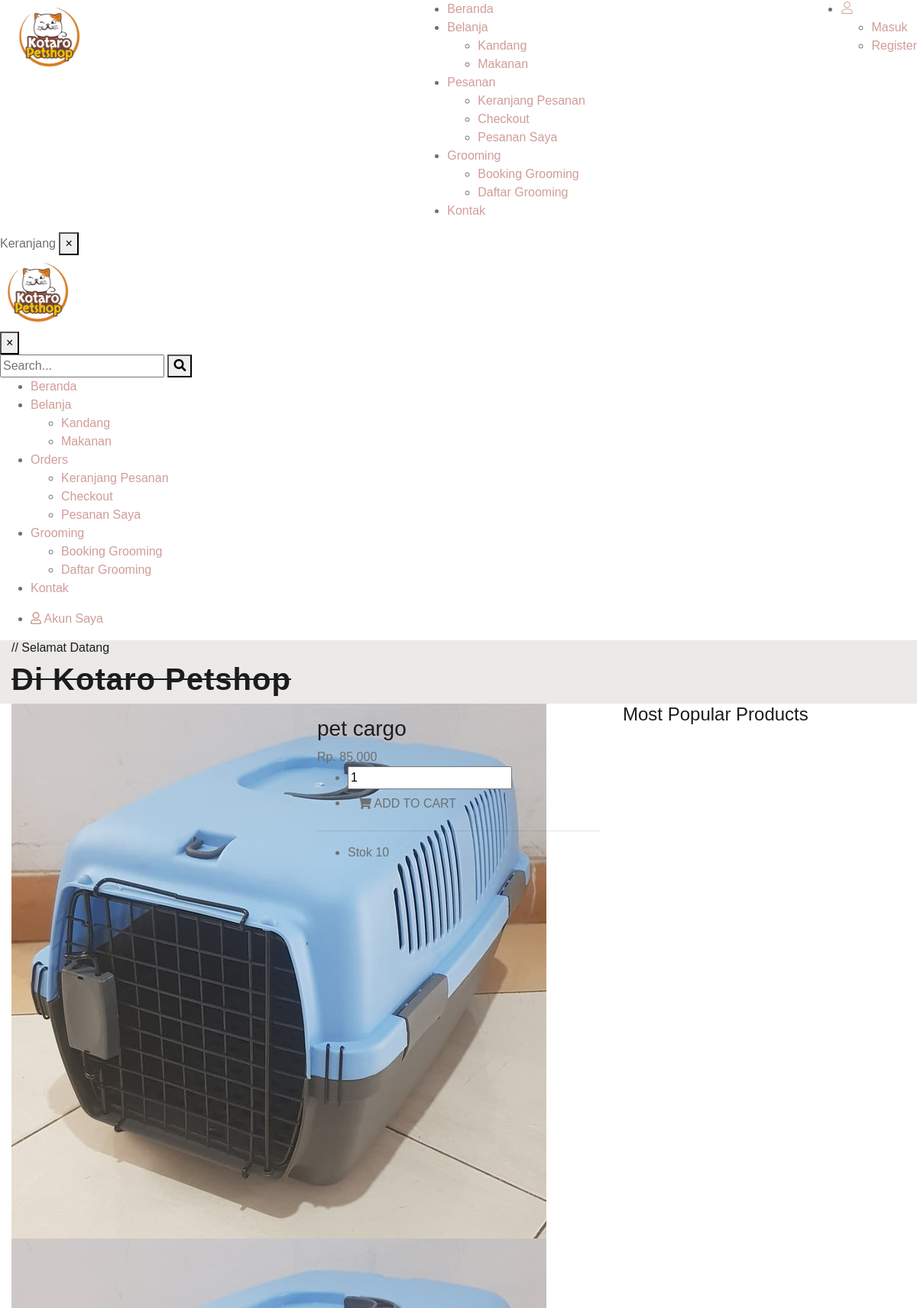
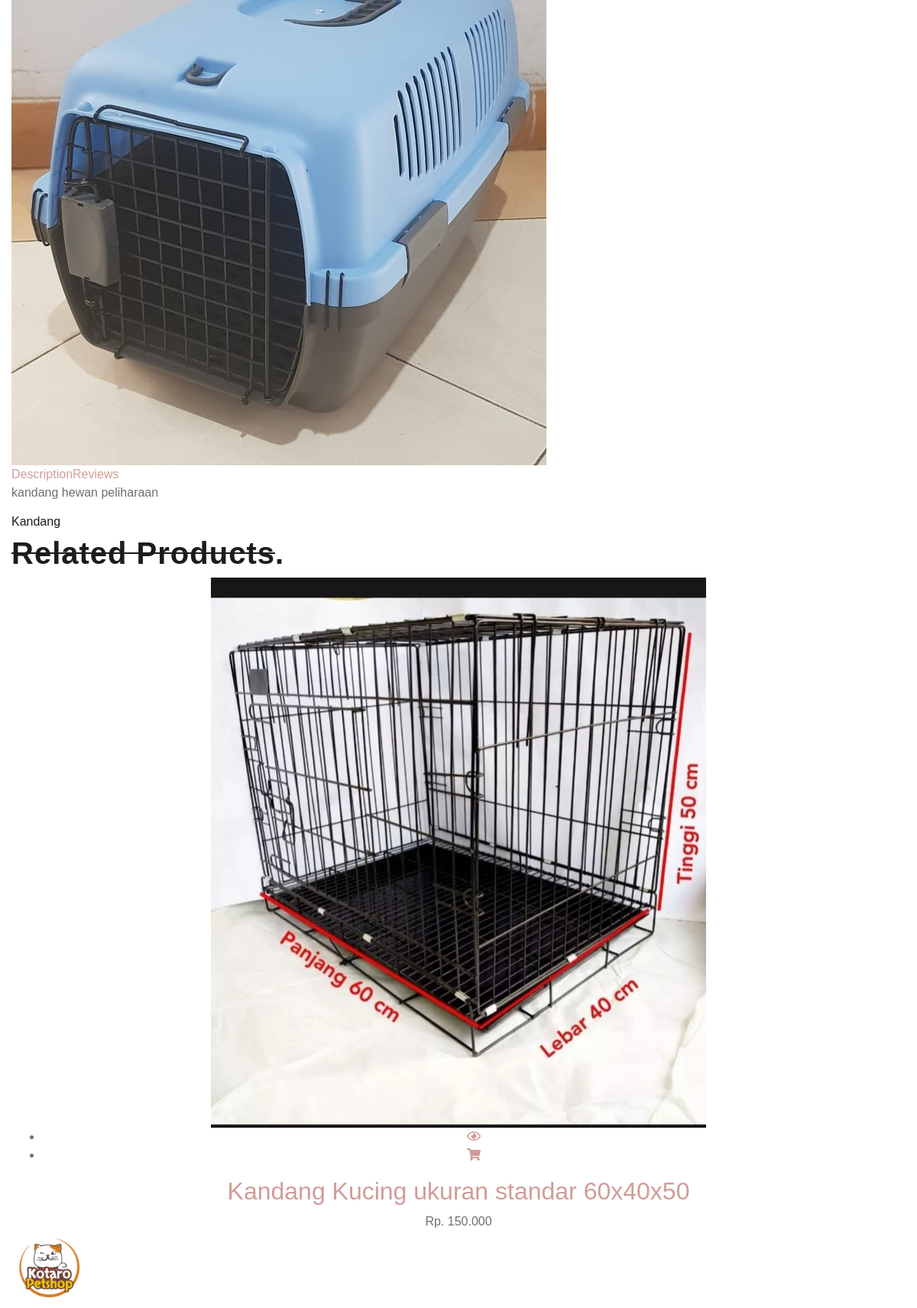
Screenshot of /detail/16 (upper part) with the database file from the repository (2 pictures, top to bottom).
### tables this page shows
CREATE TABLE `kategori` (
  `id` int(11) NOT NULL,
  `kategori` varchar(100) NOT NULL,
  `createdAt` timestamp NOT NULL DEFAULT current_timestamp(),
  `updatedAt` timestamp NULL DEFAULT NULL ON UPDATE current_timestamp()
);

CREATE TABLE `gambar` (
  `id` int(11) NOT NULL,
  `idBarang` int(11) NOT NULL,
  `gambar` text NOT NULL,
  `createdAt` timestamp NOT NULL DEFAULT current_timestamp(),
  `updatedAt` timestamp NULL DEFAULT NULL ON UPDATE current_timestamp()
);

CREATE TABLE `barang` (
  `id` int(11) NOT NULL,
  `kategori_id` int(11) NOT NULL,
  `nama_barang` varchar(100) NOT NULL,
  `deskripsi` text DEFAULT NULL,
  `harga` int(11) NOT NULL,
  `stok` int(7) NOT NULL DEFAULT 0,
  `createdAt` timestamp NOT NULL DEFAULT current_timestamp(),
  `updatedAt` timestamp NULL DEFAULT NULL ON UPDATE current_timestamp()
);

### application/views/frontend/detail.php (the view, shortened to what the rows shown need)
<div class="ltn__shop-details-area pb-85">
	<div class="container">
		<div class="row">
			<div class="col-lg-8 col-md-12">
				<div class="ltn__shop-details-inner mb-60">
					<div class="row">
						<div class="col-md-6">
							<div class="ltn__shop-details-img-gallery">
								<div class="ltn__shop-details-large-img">
									<?php foreach ($gambar as $i => $g) : ?>
										<div class="single-large-img">
											<a href="<?= base_url('upload/gambar/' . $g->gambar); ?>" data-rel="lightcase:myCollection">
												<img src="<?= base_url('upload/gambar/' . $g->gambar); ?>" alt="<?= $product->nama_barang; ?>">
											</a>
										</div>
									<?php endforeach; ?>
								</div>
								<div class="ltn__shop-details-small-img slick-arrow-2">
									<?php foreach ($gambar as $i => $g) : ?>
										<div class="single-small-img">
											<img src="<?= base_url('upload/gambar/' . $g->gambar); ?>" alt="<?= $product->nama_barang; ?>">
										</div>
									<?php endforeach; ?>
								</div>
							</div>
						</div>
						<div class="col-md-6">
							<div class="modal-product-info shop-details-info pl-0">
								<h3><?= $product->nama_barang; ?></h3>
								<div class="product-price">
									<span><?= 'Rp. ' . number_format($product->harga, 0, ',', '.'); ?></span>
								</div>
								<div class="ltn__product-details-menu-2">
									<ul>
									</ul>
								</div>
								<hr>
								<div class="ltn__social-media">
									<ul>
										<li>Stok <?= $product->stok; ?></li>
									</ul>
								</div>
							</div>
						</div>
					</div>
				</div>
				<div class="ltn__shop-details-tab-inner ltn__shop-details-tab-inner-2">
					<div class="tab-content">
						<div class="tab-pane fade active show" id="liton_tab_details_1_1">
							<div class="ltn__shop-details-tab-content-inner">
								<p><?= $product->deskripsi; ?></p>
							</div>
						</div>
					</div>
				</div>
			</div>
		</div>
	</div>
</div>
<div class="ltn__product-slider-area ltn__product-gutter pb-70">
	<div class="container">
		<div class="row">
			<div class="col-lg-12">
				<div class="section-title-area ltn__section-title-2">
					<h6 class="section-subtitle ltn__secondary-color"><?= $kategori_sekarang->kategori; ?></h6>
					<h1 class="section-title">Related Products<span>.</span></h1>
				</div>
			</div>
		</div>
		<div class="row ltn__related-product-slider-one-active slick-arrow-1">
			<?php foreach ($products as $prod) : ?>
				<div class="col-lg-12">
					<div class="ltn__product-item ltn__product-item-3 text-center">
						<div class="product-img">
							<a href="<?= base_url('detail/' . $prod->id); ?>"><img src="<?= base_url('upload/gambar/' . gambar($prod->id)); ?>" alt="<?= $prod->nama_barang; ?>"></a>
							<div class="product-hover-action">
								<ul>
									<li>
										<a href="#" title="Quick View" data-toggle="modal" data-target="<?= '#quick_view_modal_' . $prod->id; ?>">
											<i class="far fa-eye"></i>
										</a>
									</li>
									<?php if ($prod->stok > 0) : ?>
										<li>
											<a href="#" title="Add to Cart" data-toggle="modal" data-target="#add_to_cart_modal">
												<i class="fas fa-shopping-cart"></i>
											</a>
										</li>
									<?php endif; ?>
								</ul>
							</div>
						</div>
						<div class="product-info">
							<h2 class="product-title"><a href="<?= base_url('detail/' . $prod->id); ?>"><?= $prod->nama_barang; ?></a></h2>
							<div class="product-price">
								<span><?= 'Rp. ' . number_format($prod->harga, 0, ',', '.'); ?></span>
							</div>
						</div>
					</div>
				</div>
			<?php endforeach; ?>
		</div>
	</div>
</div>

### application/views/frontend/index.php (shortened to what the rows shown need)
<!doctype html>
<html lang="en">
<head>
    <link rel="stylesheet" href="<?= base_url(); ?>assets/user/css/font-icons.css">
    <link rel="stylesheet" href="<?= base_url(); ?>assets/user/css/plugins.css">
    <link rel="stylesheet" href="<?= base_url(); ?>assets/user/css/style.css">
    <link rel="stylesheet" href="<?= base_url(); ?>assets/user/css/responsive.css">
    <link rel="stylesheet" href="<?= base_url(); ?>assets/plugins/toastr/toastr.min.css">
</head>
<body>
    <div class="wrapper">
        <header class="ltn__header-area ltn__header-5 ltn__header-transparent gradient-color-2">
            <div class="ltn__header-middle-area ltn__header-sticky ltn__sticky-bg-black plr--9---">
                <div class="container">
                    <div class="row">
                        <div class="col header-menu-column menu-color-white">
                            <div class="header-menu d-none d-xl-block">
                                <nav>
                                    <div class="ltn__main-menu">
                                        <ul>
                                            <li class="menu-icon"><a href="#">Belanja</a>
                                                <ul>
                                                    <?php foreach ($this->kategori as $kat) : ?>
                                                        <li><a href="<?= base_url('shop/') . $kat->id; ?>"><?= $kat->kategori; ?></a></li>
                                                    <?php endforeach; ?>
                                                </ul>
                                            </li>
                                        </ul>
                                    </div>
                                </nav>
                            </div>
                        </div>
                    </div>
                </div>
            </div>
        </header>
        <?php $this->load->view('frontend/nav_mobile'); ?>
        <div class="ltn__breadcrumb-area ltn__breadcrumb-area-2 ltn__breadcrumb-color-white bg-overlay-theme-black-90 bg-image plr--9---" data-bg="<?= base_url(); ?>assets/image/banner.jpg">
            <div class="container">
                <div class="row">
                    <div class="col-lg-12">
                        <div class="ltn__breadcrumb-inner ltn__breadcrumb-inner-2 justify-content-between">
                            <div class="section-title-area ltn__section-title-2">
                                <h1 class="section-title white-color">Di Kotaro Petshop</h1>
                            </div>
                        </div>
                    </div>
                </div>
            </div>
        </div>
        <?php $this->load->view($page); ?>
    </div>
</body>
</html>

### application/views/frontend/nav_mobile.php (shortened to what the rows shown need)
<div id="ltn__utilize-mobile-menu" class="ltn__utilize ltn__utilize-mobile-menu">
    <div class="ltn__utilize-menu-inner ltn__scrollbar">
        <div class="ltn__utilize-menu">
            <ul>
                <li><a href="#">Belanja</a>
                    <ul class="sub-menu">
                        <?php foreach ($this->kategori as $kat) : ?>
                            <li><a href="<?= base_url('shop/') . $kat->id; ?>"><?= $kat->kategori; ?></a></li>
                        <?php endforeach; ?>
                    </ul>
                </li>
            </ul>
        </div>
    </div>
</div>

### rows the page displays
kategori: kategori "Kandang"
kategori: kategori "Makanan"
gambar: gambar (picture)
barang: nama_barang "pet cargo", harga "85.000", stok "10", deskripsi "kandang hewan peliharaan"
barang: id.gambar (picture), nama_barang "Kandang Kucing ukuran standar 60x40x50", harga "150.000"
